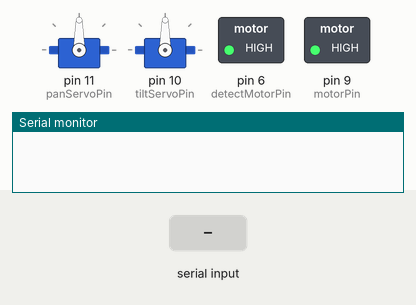
This sketch was run on a simulated Arduino Uno, built with avr-gcc and run on an emulated ATmega328P. Shown: 2 × servo, switched loads named in the sketch (green lamp = pin HIGH), the last lines printed to the serial monitor. The inputs (shaded band) are chosen by the test bench.

Above: at 1.2 s.
1.3 s: "START_DETECT_MOTOR\n" received over Serial
At 1.6 s:
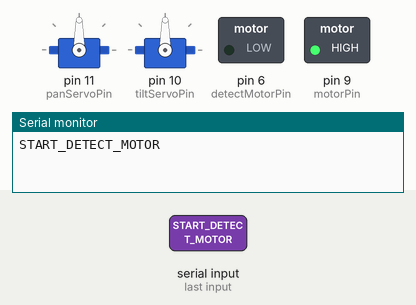
2.8 s: "START_MOTOR\n" received over Serial
At 3.6 s:
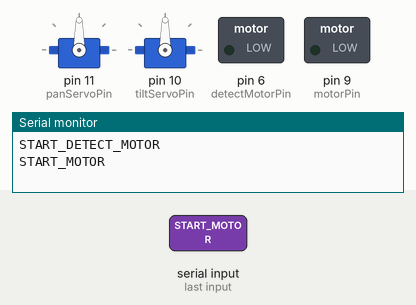
4.3 s: "STOP_DETECT_MOTOR\n" received over Serial
At 5.0 s:
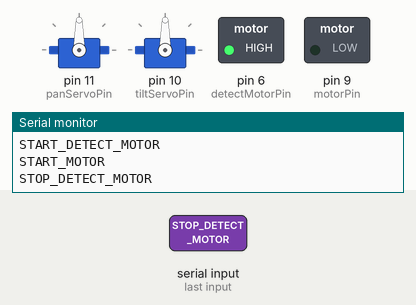
5.8 s: "P,45\n" received over Serial
At 6.9 s:
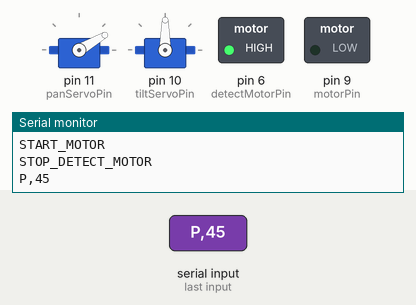
7.3 s: "STOP_MOTOR\n" received over Serial
At 8.2 s:
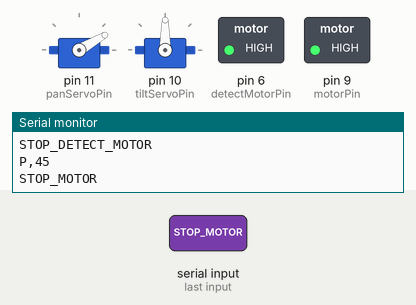
8.8 s: "T,45\n" received over Serial
At 9.1 s:
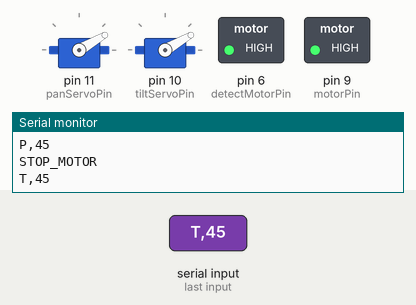
Timing chart, 0 to 11.3 s (numbered marks = the images above; inputs shaded):
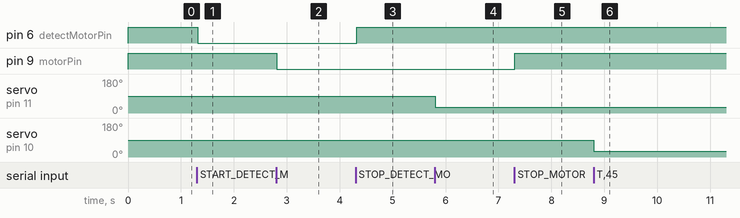

Measured:
- after the input at 1.3 s, pin 6 (detectMotorPin): HIGH → LOW at once
- after the input at 2.8 s, pin 9 (motorPin): HIGH → LOW at once
- after the input at 4.3 s, pin 6 (detectMotorPin): LOW → HIGH at once
- after the input at 5.8 s, servo on pin 11 (panServoPin): 90° → 30° at once
- after the input at 7.3 s, pin 9 (motorPin): LOW → HIGH at once
- after the input at 8.8 s, servo on pin 10 (tiltServoPin): 90° → 30° at once

The sketch:

servo_controller.ino
```cpp
#include <Servo.h>
const int panServoPin = 11;
const int tiltServoPin = 10;
const int motorPin = 9;
const int detectMotorPin = 6;

Servo panServo;
Servo tiltServo;

void setup() {
  panServo.attach(panServoPin);
  tiltServo.attach(tiltServoPin);

  pinMode(motorPin, OUTPUT);
  pinMode(detectMotorPin, OUTPUT);

  digitalWrite(motorPin, HIGH);       // Motor OFF initially
  digitalWrite(detectMotorPin, HIGH); // Detection motor OFF initially

  panServo.write(90); // Center position
  tiltServo.write(90);

  Serial.begin(9600);
}

void loop() {
  if (Serial.available() > 0) {
    String command = Serial.readStringUntil('\n');
    Serial.println(command); // Debugging: Print received command

    if (command.startsWith("P")) { // Pan position command
      int panPos = command.substring(1).toInt();
      panPos = constrain(panPos, 30, 150);
      panServo.write(panPos);
    }
    else if (command.startsWith("T")) { // Tilt position command
      int tiltPos = command.substring(1).toInt();
      tiltPos = constrain(tiltPos, 30, 150);
      tiltServo.write(tiltPos);
    }
    else if (command == "START_DETECT_MOTOR") { // Start detection motor
      digitalWrite(detectMotorPin, LOW); // Motor ON
    }
    else if (command == "STOP_DETECT_MOTOR") { // Stop detection motor
      digitalWrite(detectMotorPin, HIGH); // Motor OFF
    }
    else if (command == "START_MOTOR") {
      digitalWrite(motorPin, LOW);  // Main motor ON
    }
    else if (command == "STOP_MOTOR") {
      digitalWrite(motorPin, HIGH); // Main motor OFF
    }
  }
}
```
